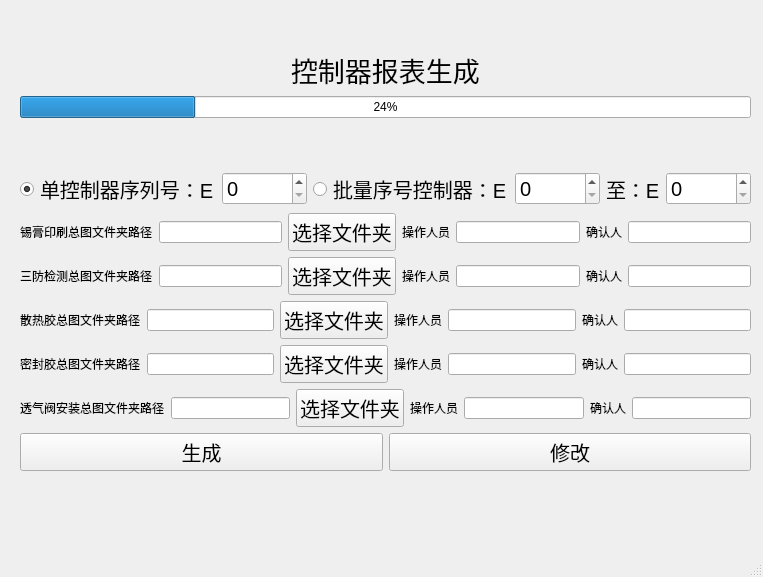
<?xml version="1.0" encoding="UTF-8"?>
<ui version="4.0">
 <class>KZQ_ReportGeneration</class>
 <widget class="QMainWindow" name="KZQ_ReportGeneration">
  <property name="geometry">
   <rect>
    <x>0</x>
    <y>0</y>
    <width>763</width>
    <height>577</height>
   </rect>
  </property>
  <property name="windowTitle">
   <string>河南南都汽车电子-控制器报表生成系统</string>
  </property>
  <widget class="QWidget" name="centralwidget">
   <widget class="QWidget" name="verticalLayoutWidget">
    <property name="geometry">
     <rect>
      <x>20</x>
      <y>50</y>
      <width>731</width>
      <height>421</height>
     </rect>
    </property>
    <layout class="QVBoxLayout" name="verticalLayout">
     <item>
      <layout class="QHBoxLayout" name="horizontalLayout_4">
       <item>
        <spacer name="horizontalSpacer">
         <property name="orientation">
          <enum>Qt::Orientation::Horizontal</enum>
         </property>
         <property name="sizeHint" stdset="0">
          <size>
           <width>40</width>
           <height>20</height>
          </size>
         </property>
        </spacer>
       </item>
       <item>
        <widget class="QLabel" name="label">
         <property name="font">
          <font>
           <pointsize>20</pointsize>
          </font>
         </property>
         <property name="text">
          <string>控制器报表生成</string>
         </property>
        </widget>
       </item>
       <item>
        <spacer name="horizontalSpacer_2">
         <property name="orientation">
          <enum>Qt::Orientation::Horizontal</enum>
         </property>
         <property name="sizeHint" stdset="0">
          <size>
           <width>40</width>
           <height>20</height>
          </size>
         </property>
        </spacer>
       </item>
      </layout>
     </item>
     <item>
      <layout class="QHBoxLayout" name="horizontalLayout_14">
       <item>
        <widget class="QProgressBar" name="progressBar">
         <property name="value">
          <number>24</number>
         </property>
        </widget>
       </item>
      </layout>
     </item>
     <item>
      <spacer name="verticalSpacer">
       <property name="orientation">
        <enum>Qt::Orientation::Vertical</enum>
       </property>
       <property name="sizeHint" stdset="0">
        <size>
         <width>20</width>
         <height>40</height>
        </size>
       </property>
      </spacer>
     </item>
     <item>
      <layout class="QHBoxLayout" name="horizontalLayout_10">
       <item>
        <widget class="QRadioButton" name="radioButton">
         <property name="font">
          <font>
           <pointsize>15</pointsize>
          </font>
         </property>
         <property name="text">
          <string>单控制器序列号：E</string>
         </property>
         <property name="checked">
          <bool>true</bool>
         </property>
         <property name="autoRepeat">
          <bool>false</bool>
         </property>
         <attribute name="buttonGroup">
          <string notr="true">buttonGroup</string>
         </attribute>
        </widget>
       </item>
       <item>
        <widget class="QSpinBox" name="spinBox">
         <property name="font">
          <font>
           <pointsize>15</pointsize>
          </font>
         </property>
         <property name="maximum">
          <number>99999</number>
         </property>
        </widget>
       </item>
       <item>
        <spacer name="horizontalSpacer_5">
         <property name="orientation">
          <enum>Qt::Orientation::Horizontal</enum>
         </property>
         <property name="sizeHint" stdset="0">
          <size>
           <width>40</width>
           <height>20</height>
          </size>
         </property>
        </spacer>
       </item>
       <item>
        <widget class="QRadioButton" name="radioButton_2">
         <property name="font">
          <font>
           <pointsize>15</pointsize>
          </font>
         </property>
         <property name="text">
          <string>批量序号控制器：E</string>
         </property>
         <attribute name="buttonGroup">
          <string notr="true">buttonGroup</string>
         </attribute>
        </widget>
       </item>
       <item>
        <widget class="QSpinBox" name="spinBox_2">
         <property name="font">
          <font>
           <pointsize>15</pointsize>
          </font>
         </property>
         <property name="maximum">
          <number>99999</number>
         </property>
        </widget>
       </item>
       <item>
        <widget class="QLabel" name="label_2">
         <property name="font">
          <font>
           <pointsize>15</pointsize>
          </font>
         </property>
         <property name="text">
          <string>至：E</string>
         </property>
        </widget>
       </item>
       <item>
        <widget class="QSpinBox" name="spinBox_3">
         <property name="font">
          <font>
           <pointsize>15</pointsize>
          </font>
         </property>
         <property name="maximum">
          <number>99999</number>
         </property>
        </widget>
       </item>
      </layout>
     </item>
     <item>
      <layout class="QHBoxLayout" name="horizontalLayout_9">
       <item>
        <widget class="QLabel" name="label_3">
         <property name="text">
          <string>锡膏印刷总图文件夹路径</string>
         </property>
        </widget>
       </item>
       <item>
        <widget class="QLineEdit" name="lineEdit"/>
       </item>
       <item>
        <widget class="QPushButton" name="pushButton">
         <property name="font">
          <font>
           <pointsize>15</pointsize>
          </font>
         </property>
         <property name="text">
          <string>选择文件夹</string>
         </property>
        </widget>
       </item>
       <item>
        <widget class="QLabel" name="label_4">
         <property name="text">
          <string>操作人员</string>
         </property>
        </widget>
       </item>
       <item>
        <widget class="QLineEdit" name="lineEdit_2"/>
       </item>
       <item>
        <widget class="QLabel" name="label_5">
         <property name="text">
          <string>确认人</string>
         </property>
        </widget>
       </item>
       <item>
        <widget class="QLineEdit" name="lineEdit_3"/>
       </item>
      </layout>
     </item>
     <item>
      <layout class="QHBoxLayout" name="horizontalLayout_8">
       <item>
        <widget class="QLabel" name="label_6">
         <property name="text">
          <string>三防检测总图文件夹路径</string>
         </property>
        </widget>
       </item>
       <item>
        <widget class="QLineEdit" name="lineEdit_4"/>
       </item>
       <item>
        <widget class="QPushButton" name="pushButton_2">
         <property name="font">
          <font>
           <pointsize>15</pointsize>
          </font>
         </property>
         <property name="text">
          <string>选择文件夹</string>
         </property>
        </widget>
       </item>
       <item>
        <widget class="QLabel" name="label_7">
         <property name="text">
          <string>操作人员</string>
         </property>
        </widget>
       </item>
       <item>
        <widget class="QLineEdit" name="lineEdit_5"/>
       </item>
       <item>
        <widget class="QLabel" name="label_8">
         <property name="text">
          <string>确认人</string>
         </property>
        </widget>
       </item>
       <item>
        <widget class="QLineEdit" name="lineEdit_6"/>
       </item>
      </layout>
     </item>
     <item>
      <layout class="QHBoxLayout" name="horizontalLayout_7">
       <item>
        <widget class="QLabel" name="label_11">
         <property name="text">
          <string>散热胶总图文件夹路径</string>
         </property>
        </widget>
       </item>
       <item>
        <widget class="QLineEdit" name="lineEdit_7"/>
       </item>
       <item>
        <widget class="QPushButton" name="pushButton_3">
         <property name="font">
          <font>
           <pointsize>15</pointsize>
          </font>
         </property>
         <property name="text">
          <string>选择文件夹</string>
         </property>
        </widget>
       </item>
       <item>
        <widget class="QLabel" name="label_10">
         <property name="text">
          <string>操作人员</string>
         </property>
        </widget>
       </item>
       <item>
        <widget class="QLineEdit" name="lineEdit_8"/>
       </item>
       <item>
        <widget class="QLabel" name="label_9">
         <property name="text">
          <string>确认人</string>
         </property>
        </widget>
       </item>
       <item>
        <widget class="QLineEdit" name="lineEdit_9"/>
       </item>
      </layout>
     </item>
     <item>
      <layout class="QHBoxLayout" name="horizontalLayout_12">
       <item>
        <widget class="QLabel" name="label_14">
         <property name="text">
          <string>密封胶总图文件夹路径</string>
         </property>
        </widget>
       </item>
       <item>
        <widget class="QLineEdit" name="lineEdit_10"/>
       </item>
       <item>
        <widget class="QPushButton" name="pushButton_4">
         <property name="font">
          <font>
           <pointsize>15</pointsize>
          </font>
         </property>
         <property name="text">
          <string>选择文件夹</string>
         </property>
        </widget>
       </item>
       <item>
        <widget class="QLabel" name="label_13">
         <property name="text">
          <string>操作人员</string>
         </property>
        </widget>
       </item>
       <item>
        <widget class="QLineEdit" name="lineEdit_11"/>
       </item>
       <item>
        <widget class="QLabel" name="label_12">
         <property name="text">
          <string>确认人</string>
         </property>
        </widget>
       </item>
       <item>
        <widget class="QLineEdit" name="lineEdit_12"/>
       </item>
      </layout>
     </item>
     <item>
      <layout class="QHBoxLayout" name="horizontalLayout_5">
       <item>
        <widget class="QLabel" name="label_17">
         <property name="text">
          <string>透气阀安装总图文件夹路径</string>
         </property>
        </widget>
       </item>
       <item>
        <widget class="QLineEdit" name="lineEdit_13"/>
       </item>
       <item>
        <widget class="QPushButton" name="pushButton_5">
         <property name="font">
          <font>
           <pointsize>15</pointsize>
          </font>
         </property>
         <property name="text">
          <string>选择文件夹</string>
         </property>
        </widget>
       </item>
       <item>
        <widget class="QLabel" name="label_16">
         <property name="text">
          <string>操作人员</string>
         </property>
        </widget>
       </item>
       <item>
        <widget class="QLineEdit" name="lineEdit_14"/>
       </item>
       <item>
        <widget class="QLabel" name="label_15">
         <property name="text">
          <string>确认人</string>
         </property>
        </widget>
       </item>
       <item>
        <widget class="QLineEdit" name="lineEdit_15"/>
       </item>
      </layout>
     </item>
     <item>
      <layout class="QHBoxLayout" name="horizontalLayout_13">
       <item>
        <widget class="QPushButton" name="pushButton_7">
         <property name="font">
          <font>
           <pointsize>15</pointsize>
          </font>
         </property>
         <property name="text">
          <string>生成</string>
         </property>
        </widget>
       </item>
       <item>
        <widget class="QPushButton" name="pushButton_6">
         <property name="font">
          <font>
           <pointsize>15</pointsize>
          </font>
         </property>
         <property name="text">
          <string>修改</string>
         </property>
        </widget>
       </item>
      </layout>
     </item>
    </layout>
   </widget>
  </widget>
  <widget class="QMenuBar" name="menubar">
   <property name="geometry">
    <rect>
     <x>0</x>
     <y>0</y>
     <width>763</width>
     <height>21</height>
    </rect>
   </property>
  </widget>
  <widget class="QStatusBar" name="statusbar"/>
 </widget>
 <resources/>
 <connections/>
 <buttongroups>
  <buttongroup name="buttonGroup"/>
 </buttongroups>
</ui>
